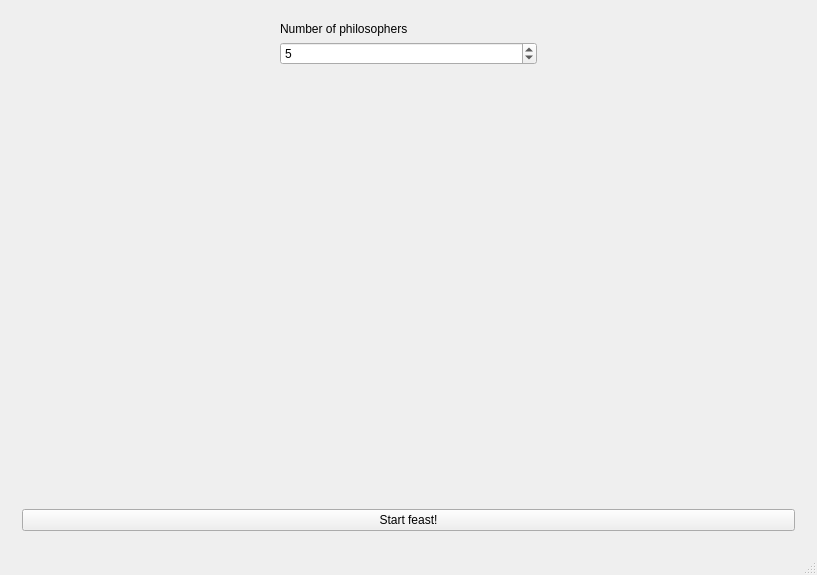
<?xml version="1.0" encoding="UTF-8"?>
<ui version="4.0">
 <class>MainWindow</class>
 <widget class="QMainWindow" name="MainWindow">
  <property name="geometry">
   <rect>
    <x>0</x>
    <y>0</y>
    <width>817</width>
    <height>575</height>
   </rect>
  </property>
  <property name="windowTitle">
   <string>MainWindow</string>
  </property>
  <widget class="QWidget" name="centralWidget">
   <layout class="QVBoxLayout" name="verticalLayout_3">
    <item>
     <widget class="QStackedWidget" name="stackedWidget">
      <property name="currentIndex">
       <number>0</number>
      </property>
      <widget class="QWidget" name="pageStart">
       <layout class="QHBoxLayout" name="horizontalLayout_2">
        <item>
         <layout class="QVBoxLayout" name="verticalLayout_2">
          <property name="sizeConstraint">
           <enum>QLayout::SetDefaultConstraint</enum>
          </property>
          <item>
           <layout class="QHBoxLayout" name="horizontalLayout">
            <item>
             <spacer name="horizontalSpacer">
              <property name="orientation">
               <enum>Qt::Horizontal</enum>
              </property>
              <property name="sizeHint" stdset="0">
               <size>
                <width>40</width>
                <height>20</height>
               </size>
              </property>
             </spacer>
            </item>
            <item>
             <layout class="QVBoxLayout" name="verticalLayout">
              <item>
               <widget class="QLabel" name="label">
                <property name="sizePolicy">
                 <sizepolicy hsizetype="MinimumExpanding" vsizetype="Preferred">
                  <horstretch>0</horstretch>
                  <verstretch>0</verstretch>
                 </sizepolicy>
                </property>
                <property name="text">
                 <string>Number of philosophers</string>
                </property>
               </widget>
              </item>
              <item>
               <widget class="QSpinBox" name="spinBox">
                <property name="minimum">
                 <number>2</number>
                </property>
                <property name="maximum">
                 <number>20</number>
                </property>
                <property name="value">
                 <number>5</number>
                </property>
               </widget>
              </item>
             </layout>
            </item>
            <item>
             <spacer name="horizontalSpacer_2">
              <property name="orientation">
               <enum>Qt::Horizontal</enum>
              </property>
              <property name="sizeHint" stdset="0">
               <size>
                <width>40</width>
                <height>20</height>
               </size>
              </property>
             </spacer>
            </item>
           </layout>
          </item>
          <item>
           <spacer name="verticalSpacer">
            <property name="orientation">
             <enum>Qt::Vertical</enum>
            </property>
            <property name="sizeHint" stdset="0">
             <size>
              <width>20</width>
              <height>68</height>
             </size>
            </property>
           </spacer>
          </item>
          <item>
           <widget class="QPushButton" name="startButton">
            <property name="text">
             <string>Start feast!</string>
            </property>
           </widget>
          </item>
         </layout>
        </item>
       </layout>
      </widget>
      <widget class="QWidget" name="pageRun">
       <property name="enabled">
        <bool>true</bool>
       </property>
       <layout class="QVBoxLayout" name="verticalLayout_4" stretch="0,0">
        <item>
         <layout class="QHBoxLayout" name="horizontalLayout_4" stretch="0,0,0,0,0">
          <property name="sizeConstraint">
           <enum>QLayout::SetMinimumSize</enum>
          </property>
          <item>
           <spacer name="horizontalSpacer_4">
            <property name="orientation">
             <enum>Qt::Horizontal</enum>
            </property>
            <property name="sizeHint" stdset="0">
             <size>
              <width>40</width>
              <height>1</height>
             </size>
            </property>
           </spacer>
          </item>
          <item>
           <widget class="QPushButton" name="pushButton">
            <property name="text">
             <string>Add one</string>
            </property>
           </widget>
          </item>
          <item>
           <spacer name="horizontalSpacer_3">
            <property name="orientation">
             <enum>Qt::Horizontal</enum>
            </property>
            <property name="sizeHint" stdset="0">
             <size>
              <width>40</width>
              <height>1</height>
             </size>
            </property>
           </spacer>
          </item>
          <item>
           <widget class="QPushButton" name="pushButton_2">
            <property name="text">
             <string>Remove One</string>
            </property>
           </widget>
          </item>
          <item>
           <spacer name="horizontalSpacer_5">
            <property name="orientation">
             <enum>Qt::Horizontal</enum>
            </property>
            <property name="sizeHint" stdset="0">
             <size>
              <width>40</width>
              <height>1</height>
             </size>
            </property>
           </spacer>
          </item>
         </layout>
        </item>
        <item>
         <widget class="QScrollArea" name="table">
          <property name="widgetResizable">
           <bool>false</bool>
          </property>
          <widget class="QWidget" name="scrollAreaWidgetContents">
           <property name="geometry">
            <rect>
             <x>0</x>
             <y>0</y>
             <width>526</width>
             <height>403</height>
            </rect>
           </property>
          </widget>
         </widget>
        </item>
       </layout>
      </widget>
     </widget>
    </item>
   </layout>
  </widget>
  <widget class="QStatusBar" name="statusBar"/>
 </widget>
 <layoutdefault spacing="6" margin="11"/>
 <resources/>
 <connections>
  <connection>
   <sender>startButton</sender>
   <signal>clicked()</signal>
   <receiver>MainWindow</receiver>
   <slot>onStart()</slot>
   <hints>
    <hint type="sourcelabel">
     <x>448</x>
     <y>511</y>
    </hint>
    <hint type="destinationlabel">
     <x>574</x>
     <y>0</y>
    </hint>
   </hints>
  </connection>
  <connection>
   <sender>pushButton</sender>
   <signal>clicked()</signal>
   <receiver>MainWindow</receiver>
   <slot>onAddPhilisopher()</slot>
   <hints>
    <hint type="sourcelabel">
     <x>254</x>
     <y>39</y>
    </hint>
    <hint type="destinationlabel">
     <x>251</x>
     <y>0</y>
    </hint>
   </hints>
  </connection>
  <connection>
   <sender>pushButton_2</sender>
   <signal>clicked()</signal>
   <receiver>MainWindow</receiver>
   <slot>onRemovePhilosopher()</slot>
   <hints>
    <hint type="sourcelabel">
     <x>560</x>
     <y>29</y>
    </hint>
    <hint type="destinationlabel">
     <x>556</x>
     <y>-21</y>
    </hint>
   </hints>
  </connection>
 </connections>
 <slots>
  <slot>onStart()</slot>
  <slot>onAddPhilisopher()</slot>
  <slot>onRemovePhilosopher()</slot>
 </slots>
</ui>
